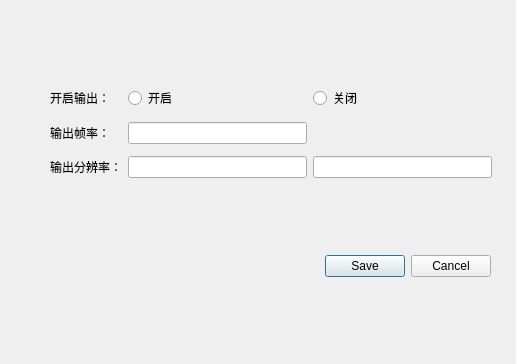
<?xml version="1.0" encoding="UTF-8"?>
<ui version="4.0">
 <class>window_record_setting</class>
 <widget class="QDialog" name="window_record_setting">
  <property name="geometry">
   <rect>
    <x>0</x>
    <y>0</y>
    <width>516</width>
    <height>364</height>
   </rect>
  </property>
  <property name="windowTitle">
   <string>Dialog</string>
  </property>
  <widget class="QDialogButtonBox" name="buttonBox">
   <property name="geometry">
    <rect>
     <x>150</x>
     <y>250</y>
     <width>341</width>
     <height>32</height>
    </rect>
   </property>
   <property name="orientation">
    <enum>Qt::Horizontal</enum>
   </property>
   <property name="standardButtons">
    <set>QDialogButtonBox::Cancel|QDialogButtonBox::Save</set>
   </property>
  </widget>
  <widget class="QWidget" name="">
   <property name="geometry">
    <rect>
     <x>50</x>
     <y>80</y>
     <width>442</width>
     <height>107</height>
    </rect>
   </property>
   <layout class="QGridLayout" name="gridLayout">
    <item row="0" column="0">
     <widget class="QLabel" name="save_flag">
      <property name="text">
       <string>开启输出：</string>
      </property>
     </widget>
    </item>
    <item row="0" column="1">
     <widget class="QRadioButton" name="Yes">
      <property name="text">
       <string>开启</string>
      </property>
     </widget>
    </item>
    <item row="0" column="2">
     <widget class="QRadioButton" name="No">
      <property name="text">
       <string>关闭</string>
      </property>
     </widget>
    </item>
    <item row="1" column="0">
     <widget class="QLabel" name="label_2">
      <property name="text">
       <string>输出帧率：</string>
      </property>
     </widget>
    </item>
    <item row="1" column="1">
     <widget class="QLineEdit" name="show_fps"/>
    </item>
    <item row="1" column="2">
     <spacer name="horizontalSpacer">
      <property name="orientation">
       <enum>Qt::Horizontal</enum>
      </property>
      <property name="sizeHint" stdset="0">
       <size>
        <width>98</width>
        <height>20</height>
       </size>
      </property>
     </spacer>
    </item>
    <item row="2" column="0">
     <widget class="QLabel" name="label">
      <property name="text">
       <string>输出分辨率：</string>
      </property>
     </widget>
    </item>
    <item row="2" column="1">
     <widget class="QLineEdit" name="width"/>
    </item>
    <item row="2" column="2">
     <widget class="QLineEdit" name="lineEdit"/>
    </item>
   </layout>
  </widget>
 </widget>
 <resources/>
 <connections>
  <connection>
   <sender>buttonBox</sender>
   <signal>accepted()</signal>
   <receiver>window_record_setting</receiver>
   <slot>save()</slot>
   <hints>
    <hint type="sourcelabel">
     <x>273</x>
     <y>261</y>
    </hint>
    <hint type="destinationlabel">
     <x>148</x>
     <y>330</y>
    </hint>
   </hints>
  </connection>
  <connection>
   <sender>buttonBox</sender>
   <signal>rejected()</signal>
   <receiver>window_record_setting</receiver>
   <slot>cancel()</slot>
   <hints>
    <hint type="sourcelabel">
     <x>369</x>
     <y>268</y>
    </hint>
    <hint type="destinationlabel">
     <x>318</x>
     <y>344</y>
    </hint>
   </hints>
  </connection>
  <connection>
   <sender>buttonBox</sender>
   <signal>accepted()</signal>
   <receiver>window_record_setting</receiver>
   <slot>accept()</slot>
   <hints>
    <hint type="sourcelabel">
     <x>294</x>
     <y>273</y>
    </hint>
    <hint type="destinationlabel">
     <x>111</x>
     <y>218</y>
    </hint>
   </hints>
  </connection>
  <connection>
   <sender>buttonBox</sender>
   <signal>rejected()</signal>
   <receiver>window_record_setting</receiver>
   <slot>reject()</slot>
   <hints>
    <hint type="sourcelabel">
     <x>358</x>
     <y>263</y>
    </hint>
    <hint type="destinationlabel">
     <x>472</x>
     <y>220</y>
    </hint>
   </hints>
  </connection>
 </connections>
 <slots>
  <slot>save()</slot>
  <slot>cancel()</slot>
 </slots>
</ui>
